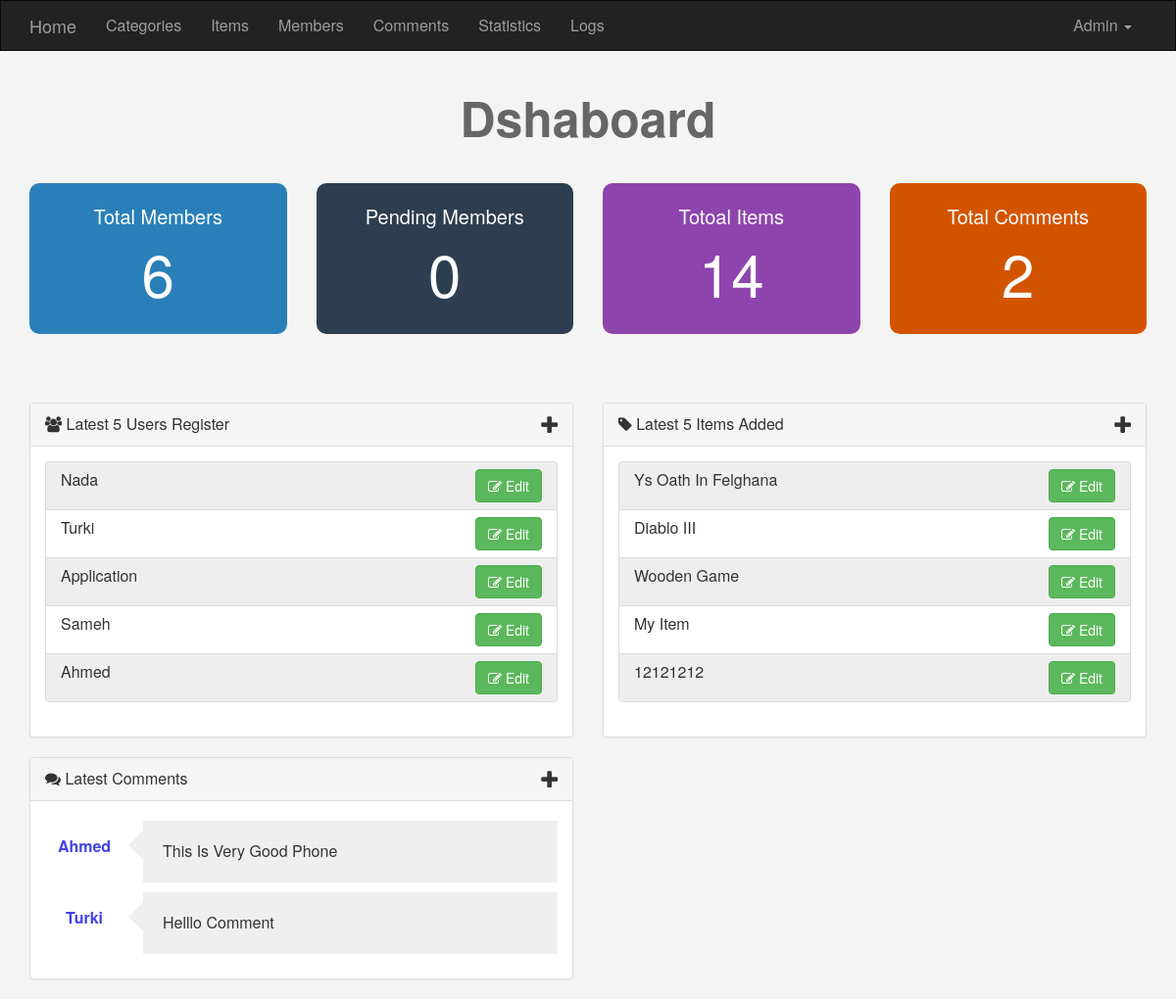
Page /admin/dashboard.php (signed in) on the committed database.
### tables this page shows
CREATE TABLE `users` (
  `UserID` int(11) NOT NULL COMMENT 'To Identify User',
  `Username` varchar(255) NOT NULL COMMENT 'Username To Login',
  `Password` varchar(255) NOT NULL COMMENT 'Password To Login',
  `Email` varchar(255) NOT NULL,
  `FullName` varchar(255) NOT NULL,
  `GroupID` int(11) NOT NULL DEFAULT '0' COMMENT 'Identify User Group',
  `TrustStatus` int(11) NOT NULL DEFAULT '0' COMMENT 'Seller Rank',
  `RegStatus` int(11) NOT NULL DEFAULT '0' COMMENT 'User Approval',
  `Date` date NOT NULL
);

CREATE TABLE `items` (
  `Item_ID` int(11) NOT NULL,
  `Name` varchar(255) NOT NULL,
  `Description` text NOT NULL,
  `Price` varchar(255) NOT NULL,
  `Add_Date` date NOT NULL,
  `Country_Made` varchar(255) NOT NULL,
  `Image` varchar(255) NOT NULL,
  `Status` varchar(255) NOT NULL,
  `Rating` smallint(6) NOT NULL,
  `Approve` tinyint(4) NOT NULL DEFAULT '0',
  `Cat_ID` int(11) NOT NULL,
  `Member_ID` int(11) NOT NULL,
  `tags` varchar(255) DEFAULT NULL
);

CREATE TABLE `comments` (
  `Comment_ID` int(11) NOT NULL,
  `Comment` text NOT NULL,
  `Status` tinyint(4) NOT NULL,
  `Comment_Date` date NOT NULL,
  `item_id` int(11) NOT NULL,
  `user_id` int(11) NOT NULL
);

### admin/includes/functions/functions.php (called while the page is built, shortened)
<?php
        function calculateItems($count_what, $tblName, $more = null){
            global $conn;
            if($more == null){
                $query = '';
            }else{
                $query = $more;
            }
            $stmt = $conn->prepare("SELECT COUNT($count_what) FROM $tblName $query");
            $stmt->execute();
            $row_count = $stmt->fetchColumn();
            return $row_count;
        }
        function getLatest($select_what, $tblName, $order_by, $limit = 5){
            global $conn;
            $stmt = $conn->prepare("SELECT $select_what FROM $tblName ORDER BY $order_by DESC LIMIT $limit");
            $stmt->execute();
            $count = $stmt->fetchAll();
            return $count;
        }

### admin/dashboard.php (the view, shortened to what this page needs)
<?php
    if(isset($_SESSION['admin'])){
        include "init.php";
?>
    <div class="container home-stata text-center">
        <h1>Dshaboard</h1>
        <div class="row">
            <div class="col-md-3 col-sm-6">
                <div class="stat st-member">
                    Total Members
                    <span><a href="members.php"> <?php echo calculateItems('Username', 'users'); ?> </a></span>
                </div>
            </div>
            <div class="col-md-3 col-sm-6">
                <div class="stat st-pending">
                    Pending Members
                    <span><a href="members.php?do=Manage&users=pending"> <?php echo calculateItems('Username', 'users', 'WHERE RegStatus = 0'); ?></a></span>
                </div>
            </div>
            <div class="col-md-3 col-sm-6">
                <div class="stat st-items">
                    Totoal Items
                    <span><a href="items.php?do=Manage"><?php echo calculateItems('Item_ID', 'items'); ?></a></span>
                </div>
            </div>
            <div class="col-md-3 col-sm-6">
                <div class="stat st-comments">
                    Total Comments
                    <span><a href="comments.php?do=Manage"><?php echo calculateItems('Comment_Id', 'comments')?></a> </span>
                </div>
            </div>
        </div>
    </div>
    <div class="container latest">
        <div class="row">
            <div class="col-sm-6">
                <div class="panel panel-default">
                    <div class="panel-heading">
                        <?php
                            $limit = 5;
                            $latestUsers = getLatest('Username, UserID', 'users', 'UserID', $limit)
                        ?>
                        <i class="fa fa-users"></i> Latest <?php echo $limit; ?> Users Register
                        <span class="pull-right toggle_info">
                            <i class="fa fa-plus fa-lg"></i>
                        </span>
                    </div>
                    <div class="panel-body ">
                        <ul class="list-group">
<?php
                        foreach ($latestUsers as $user){
                            echo "<li class='list-group-item'>".$user['Username'] . "<a href='members.php?do=edit&userid=".$user['UserID']."' class='btn btn-success pull-right'><i class='fa fa-edit'></i></i> Edit</a></li>";
                        }
?>
                        </ul>
                    </div>
                </div>
            </div>
            <div class="col-sm-6">
                <div class="panel panel-default">
                    <div class="panel-heading">
                        <?php
                        $limit = 5;
                        $latestItems = getLatest('Name, Item_ID, Approve', 'items', 'Item_ID', $limit)
                        ?>
                        <i class="fa fa-tag"></i> Latest <?php echo $limit; ?> Items Added
                        <span class="pull-right toggle_info">
                            <i class="fa fa-plus fa-lg"></i>
                        </span>
                    </div>
                    <div class="panel-body ">
                        <ul class="list-group">
                            <?php
                            if(!empty($latestItems)) {
                                foreach ($latestItems as $item) {
                                    echo "<li class='list-group-item'>" . $item['Name'] .
                                        "<a href='items.php?do=edit&itemid=" . $item['Item_ID'] . "'
                                      class='btn btn-success pull-right'>
                                      <i class='fa fa-edit'>
                                      </i>
                                      Edit
                                      </a>";
                                    echo "</li>";
                                }
                            }else{
                                echo "<p class='empty_message'>There are no Items</p>";
                            }
                            ?>
                        </ul>
                    </div>
                </div>
            </div>
        </div>
        <div class="row">
            <div class="col-sm-6">
                <div class="panel panel-default">
                    <div class="panel-heading">
                        <?php $limit = 5 ?>
                        <i class="fa fa-comments"></i> Latest Comments
                        <span class="pull-right toggle_info">
                            <i class="fa fa-plus fa-lg"></i>
                        </span>
                    </div>
                    <div class="panel-body ">
                        <?php
                        $stmt = $conn->prepare("SELECT
                                comments.*,
                                 users.Username AS User_Name,
                                 users.UserID AS User_ID
                                 FROM comments
                                 INNER JOIN users ON users.UserID = comments.User_ID
                                LIMIT $limit");
                        $stmt->execute();
                        $comments = $stmt->fetchAll();
                        if(!empty($comments)){
                            foreach ($comments as $comment){
                                echo "<div class=comment_box>";
                                    echo "<a href='members.php?do=edit&userid=".$comment["User_ID"]."' class='member_name'>" .$comment["User_Name"]. "</a>";
                                echo "<p class='member_comment'>" .$comment["Comment"]. "</p>";
                                echo "</div";
                            }
                        }else{
                            echo "<p class='empty_message'>There are no Comments</p>";
                        }
                        ?>
                    </div>
                </div>
            </div>
        </div>
    </div>
<?php
        include $template . "footer.php";
    }
    else{
        header("Location: index.php");
    }
?>

### admin/layout/css/backend.css (style rules this page uses)
body { background-color: #F4F4F4; font-size: 16px; }
.home-stata .stat { background-color: #EEE; border-radius: 10px; padding:20px; font-size: 20px; margin-bottom: 20px; color: #FFF; }
.home-stata .stat a { color: #FFF; text-decoration: none; }
.home-stata .st-member { background-color: #2980B9; }
.home-stata .st-pending { background-color: #2c3e50; }
.home-stata .st-items { background-color: #8e44ad; }
.home-stata .st-comments { background-color: #d35400; }
.home-stata .stat span { display: block; font-size: 60px; }
.latest { margin-top: 50px; }
.latest .toggle_info { cursor: pointer; }
.list-group-item { padding: 7px 15px; overflow: hidden; }
.list-group-item:nth-child(odd) { background-color: #EEE; }
.latest .comment_box { margin: 5px 0 10px; }
.latest .comment_box .member_name, .latest .comment_box .member_comment { float: left; }
.latest .comment_box .member_name { width: 80px; text-align: center; margin-right: 20px; position: relative; top:15px; color: #4343e6; font-weight: bold; }
.latest .comment_box .member_comment { width: calc(100% - 100px); background-color: #EFEFEF; padding:20px; position: relative; }
.latest .comment_box .member_comment:before { content: ''; display: block; position: absolute; top: 10px; left: -30px; width: 0; height: 0; background-color: transparent; border-style: solid; border-color: transparent #EFEFEF transparent transparent; border-width: 15px; }
h1 { color: #666; font-size: 50px; font-weight: bold; margin: 40px 0; }

### rows in the picture
users: Username "Nada"
users: Username "Turki"
users: Username "Application"
users: Username "Sameh"
users: Username "Ahmed"
items: Name "Ys Oath In Felghana"
items: Name "Diablo III"
items: Name "Wooden Game"
items: Name "My Item"
items: Name "12121212"
comments: user.Username "Ahmed", Comment "This Is Very Good Phone"
comments: user.Username "Turki", Comment "Helllo Comment"

### other values in the picture
lang('Home-Admin') "Home"
lang('Categories') "Categories"
lang('Items') "Items"
lang('Members') "Members"
lang('Comments') "Comments"
lang('Statistics') "Statistics"
lang('Logs') "Logs"
calculateItems('Username', 'users') "6"
calculateItems('Username', 'users', 'WHERE RegStatus = 0') "0"
calculateItems('Item_ID', 'items') "14"
calculateItems('Comment_Id', 'comments') "2"
$limit "5"
